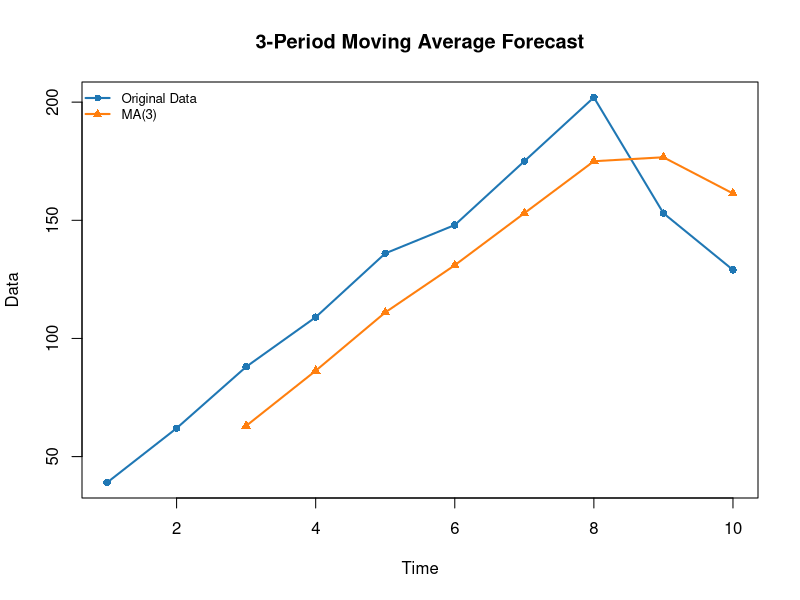

Write the R code that produced this figure.
# Simple Moving Average----
#***************************************************************
# Step 01: Load necessary package----

# Run only if not already installed
# install.packages("TTR") 
# install.packages("forecast")
# install.packages("tibble")    # For clean table display
library(TTR)
library(tibble)
library(forecast)

#***************************************************************

# Step 02: Sample data----
data <- c(39, 62, 88, 109, 136, 148, 175, 202, 153, 129)

#***************************************************************

# Step 03: Compute 3-period Simple Moving Average----
ma_3 <- SMA(data, n = 3)

#***************************************************************

# Step 04: Remove NAs when computing y-axis limits----
y_range <- range(c(data, ma_3), na.rm = TRUE)

#***************************************************************

# Step 05: Plot original data and moving average----
plot(data, type = "o", col = "#1f77b4", pch = 16, lwd = 2, ylim = y_range,
     ylab = "Data", xlab = "Time", main = "3-Period Moving Average Forecast")

lines(ma_3, type = "o", col = "#ff7f0e", pch = 17, lwd = 2)

# Add a smaller and nicer legend
legend("topleft", 
       legend = c("Original Data", "MA(3)"), 
       col = c("#1f77b4", "#ff7f0e"), 
       pch = c(16, 17), 
       lty = 1, 
       lwd = 2,
       pt.cex = 0.9,      # point size in legend
       cex = 0.8,         # overall legend size
       bty = "n",         # no box around legend
       bg = rgb(1, 1, 1, 0.6))  # semi-transparent background

#***************************************************************

# Step 06: Display forecasted values as tibble----
forecast_tbl <- tibble(
    Time = 1:length(data),
    Original = data,
    MA_3 = round(ma_3, 2)  # round for cleaner display
)
print(forecast_tbl)

#***************************************************************

